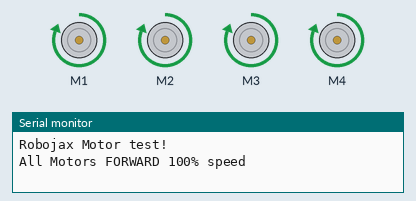
The sketch below on a simulated Arduino Uno, built with avr-gcc and run on an emulated ATmega328P. Shown: 4 × DC motor (green arrow = forward, orange = backward, longer = faster), the last lines printed to the serial monitor.

Above: at 1.5 s.
At 4.5 s:
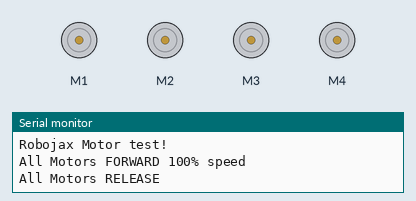
Timing chart, 0 to 7.8 s (numbered marks = the images above):
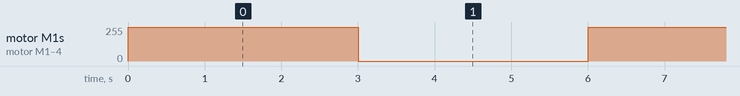

The sketch:

wheels_code.ino
```cpp
#include <AFMotor.h>

AF_DCMotor m1(1); // define motor 1 as m1
AF_DCMotor m2(2); // define motor 2 as m2
AF_DCMotor m3(3); // define motor 3 as m3
AF_DCMotor m4(4); // define motor 4 as m4

void setup() {
  Serial.begin(9600); // set up Serial library at 9600 bps
  Serial.println("Robojax Motor test!");

  // initial state of motors: turn off all motors
  m1.setSpeed(0);
  m2.setSpeed(0);
  m3.setSpeed(0);
  m4.setSpeed(0);
}

void loop() {
  Serial.println("All Motors FORWARD 100% speed");
  m1.run(FORWARD);
  m1.setSpeed(speed(100));
  m2.run(FORWARD);
  m2.setSpeed(speed(100));
  m3.run(FORWARD);
  m3.setSpeed(speed(100));
  m4.run(FORWARD);
  m4.setSpeed(speed(100));

  delay(3000);

  // Release all motors
  m1.run(RELEASE);
  m2.run(RELEASE);
  m3.run(RELEASE);
  m4.run(RELEASE);

  Serial.println("All Motors RELEASE");

  delay(3000);

  Serial.println("=============");
}

/*
 * Convert percentage value (0 to 100%) to motor speed (0 to 255)
 * written by Ahmad Shamshiri on Feb 12, 2021
 */
int speed(int b) {
  return map(b, 0, 100, 0, 255);
}
```

Measured:
- by itself, motor M1–4: alternates forward 255/255 for 3.0 s and stopped for 3.0 s
